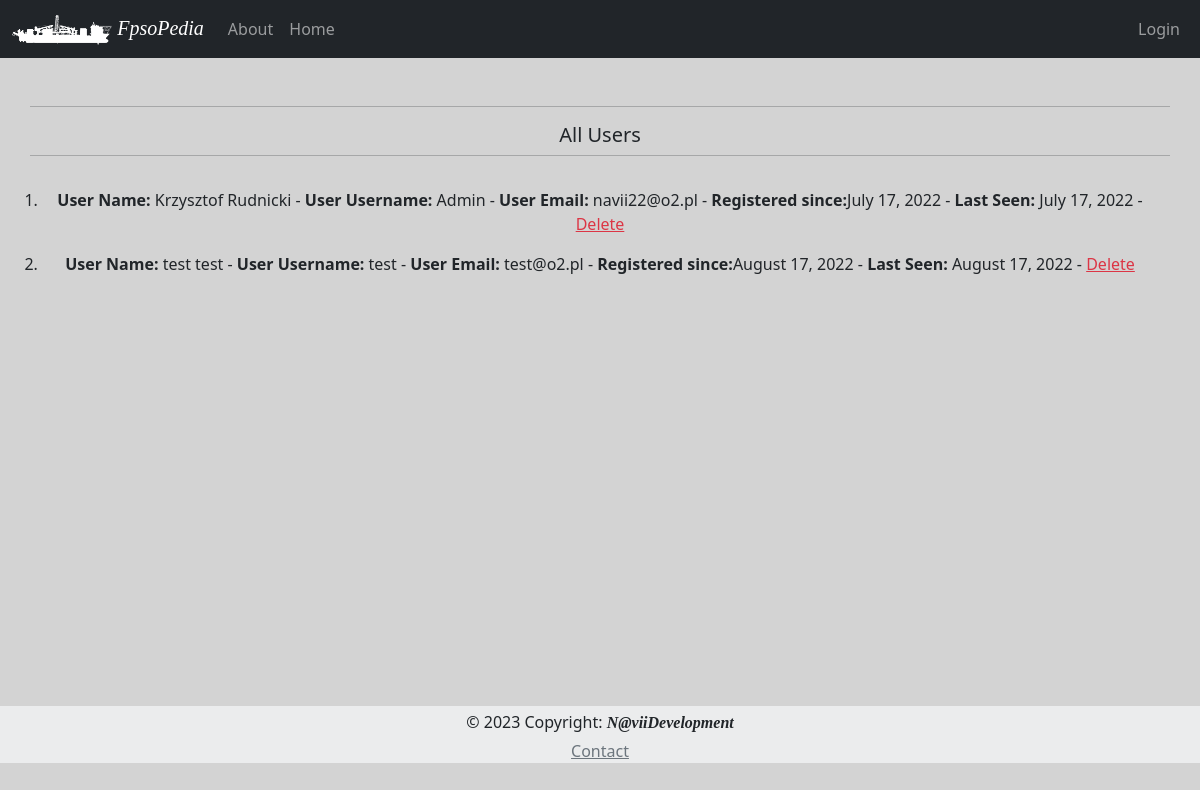
The app's page /all_users, older data.
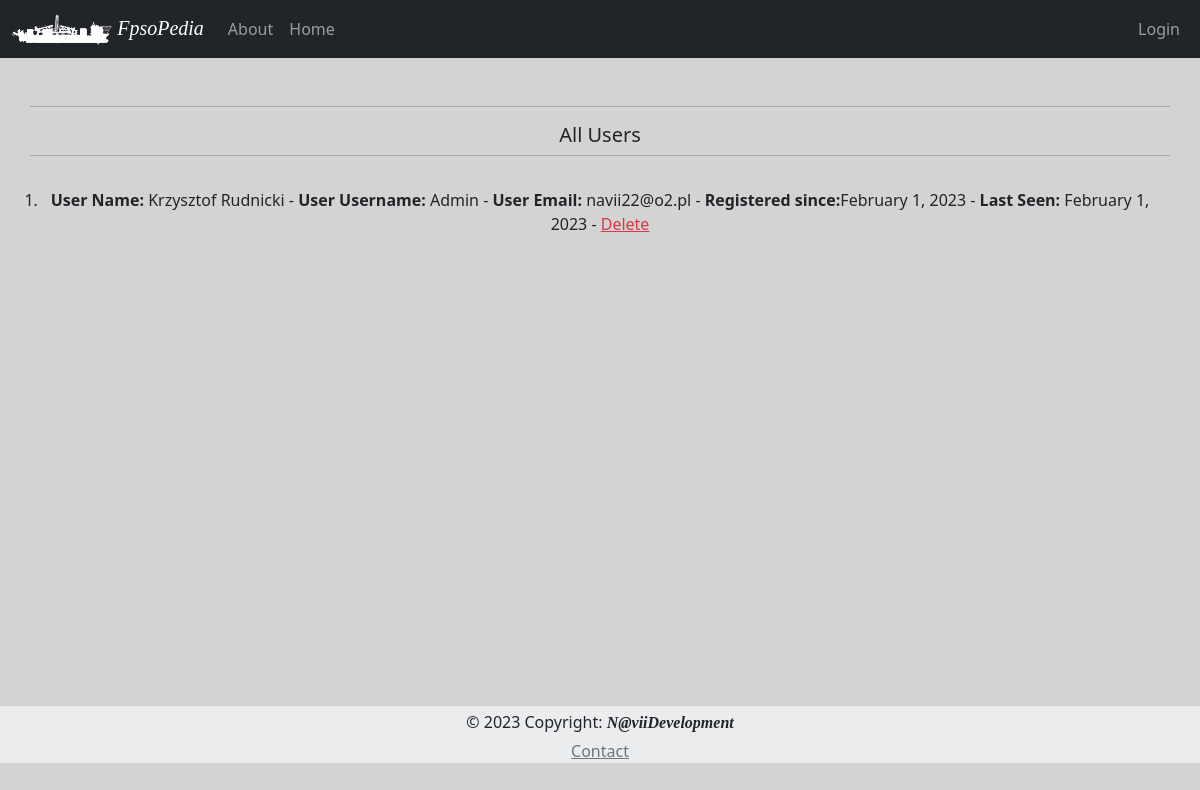
The same page, newer data.
### App/models.py (models this page shows, shortened)
class User (db.Model, UserMixin):
    id = db.Column(db.Integer, primary_key=True)
    user_name = db.Column(db.String, index=True)
    user_surname = db.Column(db.String, index=True)
    username = db.Column(db.String, index=True, unique=True)
    user_email = db.Column(db.String, index=True, unique=True)
    user_blog = db.Column(db.String, index=True)
    user_password_hash = db.Column(db.String(128))
    user_since = db.Column(db.DateTime, default=datetime.utcnow)
    user_last_seen= db.Column(db.DateTime, default=datetime.utcnow)
    favorite = db.relationship('Fpso', secondary=favorite, backref='followers', lazy='dynamic')

### App/routes.py (the view)
@app.route('/all_users', methods=['GET', 'POST'])
def all_users():
    users = User.query.order_by(User.user_since).all()
    return render_template('all_users.html', title = 'All Users', users=users)

### App/templates/all_users.html (shortened to what this page needs)
{% extends "base.html" %}
{% set active_page = 'dashboard' %}
{%  block content %}
<div class="row mb-3">
  <hr>
  <h5 class="text-center">All Users</h5>
  <hr>
</div>
<div class="row">
        {% if users %}
            <ol>
            {% for user in users %}
                <li>
                    {% include '_all_users.html' %}
                </li>
            {% endfor %}
            </ol>
        {% else %}
            <p class="text-center text-muted">There no registered users!!!</p>
        {% endif %}
    </div>
{% endblock %}

### App/templates/_all_users.html
<p><b>User Name: </b>{{ user.user_name }} {{ user.user_surname }} - <b>User Username: </b>{{ user.username }} - <b>User Email: </b>{{ user.user_email }} - <b>Registered since:</b>{{ moment(user.user_since).format('LL') }} - <b>Last Seen: </b>{{ moment(user.user_last_seen).format('LL') }} - <a href="{{ url_for('delete_User_warning', id=user.id) }}" class="card-link link-danger">Delete</a> </p>

Row changes from the older to the newer data that the page shows:
removed User: user_name "test", user_surname "test", username "test", user_email "test@o2.pl", user_since "August 17, 2022", user_last_seen "August 17, 2022"
changed User "Krzysztof": user_since "July 17, 2022" → "February 1, 2023"; user_last_seen "July 17, 2022" → "February 1, 2023"
